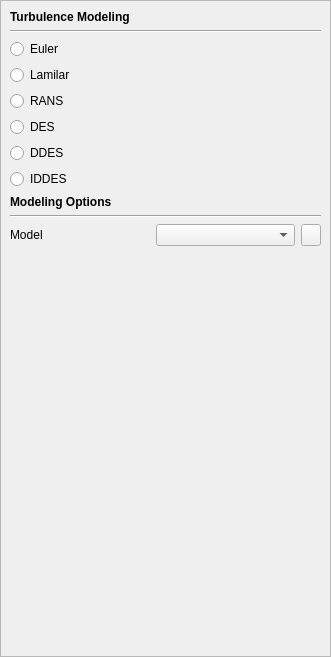
<?xml version="1.0" encoding="UTF-8"?>
<ui version="4.0">
 <class>TurbulenceWidget</class>
 <widget class="QWidget" name="TurbulenceWidget">
  <property name="geometry">
   <rect>
    <x>0</x>
    <y>0</y>
    <width>331</width>
    <height>657</height>
   </rect>
  </property>
  <property name="windowTitle">
   <string>Form</string>
  </property>
  <layout class="QGridLayout" name="gridLayout_6">
   <property name="leftMargin">
    <number>0</number>
   </property>
   <property name="topMargin">
    <number>0</number>
   </property>
   <property name="rightMargin">
    <number>0</number>
   </property>
   <property name="bottomMargin">
    <number>0</number>
   </property>
   <item row="0" column="0">
    <widget class="QScrollArea" name="scrollArea">
     <property name="widgetResizable">
      <bool>true</bool>
     </property>
     <widget class="QWidget" name="scrollAreaWidgetContents">
      <property name="geometry">
       <rect>
        <x>0</x>
        <y>0</y>
        <width>329</width>
        <height>655</height>
       </rect>
      </property>
      <layout class="QGridLayout" name="gridLayout_7">
       <item row="0" column="0" colspan="2">
        <widget class="QLabel" name="label_2">
         <property name="font">
          <font>
           <family>Arial</family>
           <weight>75</weight>
           <bold>true</bold>
          </font>
         </property>
         <property name="text">
          <string>Turbulence Modeling</string>
         </property>
        </widget>
       </item>
       <item row="1" column="0" colspan="3">
        <widget class="Line" name="line">
         <property name="orientation">
          <enum>Qt::Horizontal</enum>
         </property>
        </widget>
       </item>
       <item row="2" column="0">
        <widget class="QRadioButton" name="radioButton_Euler">
         <property name="text">
          <string>Euler</string>
         </property>
        </widget>
       </item>
       <item row="2" column="2">
        <spacer name="horizontalSpacer_2">
         <property name="orientation">
          <enum>Qt::Horizontal</enum>
         </property>
         <property name="sizeHint" stdset="0">
          <size>
           <width>270</width>
           <height>20</height>
          </size>
         </property>
        </spacer>
       </item>
       <item row="3" column="0">
        <widget class="QRadioButton" name="radioButton_Lamilar">
         <property name="text">
          <string>Lamilar</string>
         </property>
        </widget>
       </item>
       <item row="3" column="2">
        <spacer name="horizontalSpacer_3">
         <property name="orientation">
          <enum>Qt::Horizontal</enum>
         </property>
         <property name="sizeHint" stdset="0">
          <size>
           <width>270</width>
           <height>20</height>
          </size>
         </property>
        </spacer>
       </item>
       <item row="4" column="0">
        <widget class="QRadioButton" name="radioButton_RANS">
         <property name="text">
          <string>RANS</string>
         </property>
        </widget>
       </item>
       <item row="4" column="2">
        <spacer name="horizontalSpacer_4">
         <property name="orientation">
          <enum>Qt::Horizontal</enum>
         </property>
         <property name="sizeHint" stdset="0">
          <size>
           <width>270</width>
           <height>20</height>
          </size>
         </property>
        </spacer>
       </item>
       <item row="5" column="0">
        <widget class="QRadioButton" name="radioButton_DES">
         <property name="text">
          <string>DES</string>
         </property>
        </widget>
       </item>
       <item row="5" column="1" colspan="2">
        <spacer name="horizontalSpacer_5">
         <property name="orientation">
          <enum>Qt::Horizontal</enum>
         </property>
         <property name="sizeHint" stdset="0">
          <size>
           <width>214</width>
           <height>20</height>
          </size>
         </property>
        </spacer>
       </item>
       <item row="6" column="0">
        <widget class="QRadioButton" name="radioButton_DDES">
         <property name="text">
          <string>DDES</string>
         </property>
        </widget>
       </item>
       <item row="6" column="1" colspan="2">
        <spacer name="horizontalSpacer_6">
         <property name="orientation">
          <enum>Qt::Horizontal</enum>
         </property>
         <property name="sizeHint" stdset="0">
          <size>
           <width>214</width>
           <height>20</height>
          </size>
         </property>
        </spacer>
       </item>
       <item row="7" column="0">
        <widget class="QRadioButton" name="radioButton_IDDES">
         <property name="text">
          <string>IDDES</string>
         </property>
        </widget>
       </item>
       <item row="7" column="1" colspan="2">
        <spacer name="horizontalSpacer_7">
         <property name="orientation">
          <enum>Qt::Horizontal</enum>
         </property>
         <property name="sizeHint" stdset="0">
          <size>
           <width>214</width>
           <height>20</height>
          </size>
         </property>
        </spacer>
       </item>
       <item row="8" column="0" colspan="3">
        <widget class="QWidget" name="widget_sub" native="true">
         <layout class="QGridLayout" name="gridLayout_5">
          <property name="leftMargin">
           <number>0</number>
          </property>
          <property name="topMargin">
           <number>0</number>
          </property>
          <property name="rightMargin">
           <number>0</number>
          </property>
          <property name="bottomMargin">
           <number>0</number>
          </property>
          <item row="1" column="0">
           <widget class="Line" name="line_2">
            <property name="orientation">
             <enum>Qt::Horizontal</enum>
            </property>
           </widget>
          </item>
          <item row="0" column="0">
           <widget class="QLabel" name="label_3">
            <property name="font">
             <font>
              <family>Arial</family>
              <weight>75</weight>
              <bold>true</bold>
             </font>
            </property>
            <property name="text">
             <string>Modeling Options</string>
            </property>
           </widget>
          </item>
          <item row="2" column="0">
           <widget class="QWidget" name="widget_Model" native="true">
            <layout class="QGridLayout" name="gridLayout_3">
             <property name="leftMargin">
              <number>0</number>
             </property>
             <property name="topMargin">
              <number>0</number>
             </property>
             <property name="rightMargin">
              <number>0</number>
             </property>
             <property name="bottomMargin">
              <number>0</number>
             </property>
             <item row="0" column="0">
              <widget class="QLabel" name="label_4">
               <property name="text">
                <string>Model</string>
               </property>
              </widget>
             </item>
             <item row="0" column="1">
              <widget class="QComboBox" name="comboBox_Model"/>
             </item>
             <item row="0" column="2">
              <widget class="QPushButton" name="pushButton_ModelUnfold">
               <property name="maximumSize">
                <size>
                 <width>20</width>
                 <height>16777215</height>
                </size>
               </property>
               <property name="text">
                <string/>
               </property>
              </widget>
             </item>
             <item row="1" column="0" colspan="3">
              <widget class="QWidget" name="widget_ModelSub" native="true">
               <layout class="QGridLayout" name="gridLayout">
                <item row="0" column="0">
                 <widget class="Line" name="line_3">
                  <property name="orientation">
                   <enum>Qt::Vertical</enum>
                  </property>
                 </widget>
                </item>
                <item row="0" column="1">
                 <layout class="QVBoxLayout" name="verticalLayout_ModelSub"/>
                </item>
               </layout>
              </widget>
             </item>
            </layout>
           </widget>
          </item>
         </layout>
        </widget>
       </item>
       <item row="9" column="1" colspan="2">
        <spacer name="verticalSpacer">
         <property name="orientation">
          <enum>Qt::Vertical</enum>
         </property>
         <property name="sizeHint" stdset="0">
          <size>
           <width>20</width>
           <height>248</height>
          </size>
         </property>
        </spacer>
       </item>
      </layout>
     </widget>
    </widget>
   </item>
  </layout>
 </widget>
 <resources/>
 <connections/>
</ui>
